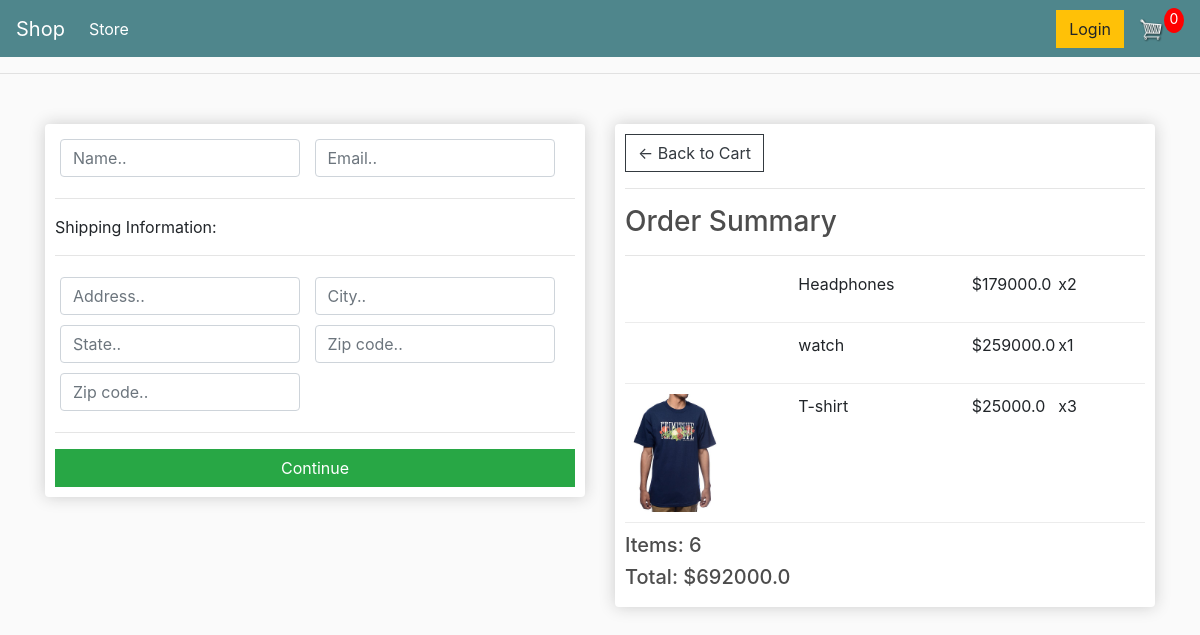
Screenshot of /checkout/ (signed in) with the database file from the repository.
### store/models.py (models this page shows, shortened)
class OrderItem(models.Model):
    product = models.ForeignKey(Product, on_delete=models.SET_NULL, blank=True, null=True)
    order = models.ForeignKey(Order, on_delete=models.SET_NULL, blank=True, null=True)
    quantity = models.IntegerField(default=0, null=True, blank=True)
    date_added = models.DateTimeField(auto_now_add=True)
    @property
    def get_total(self):
        doc = "total of each item by quantity"
        total = self.product.price * self.quantity
        return total

class Product(models.Model):
    name = models.CharField(max_length=200, null=True)
    price = models.FloatField()
    digital = models.BooleanField(default=False, null=True, blank=False)
    image = models.ImageField(null=True, blank=True)
    @property
    def imageURL(self):
        try:
            url = self.image.url
        except:
            url = ''
        return url

class Order(models.Model):
    customer = models.ForeignKey(Customer, on_delete=models.SET_NULL, blank=True, null=True)
    date_orderd = models.DateTimeField(auto_now_add=True)
    complete = models.BooleanField(default=True, null=True, blank=False)
    transaction_id = models.CharField(max_length=200, null=True)
    @property
    def get_cart_total(self):
        orderitems = self.orderitem_set.all()
        total_sale = sum([item.get_total for item in orderitems])
        return total_sale
    @property
    def get_cart_items(self):
        orderitems = self.orderitem_set.all()
        total_items = sum([item.quantity for item in orderitems])
        return total_items

### store/views.py (the view)
# urls.py: path('checkout/',views.checkout,name="checkout"),
def checkout(request):
    if request.user.is_authenticated:
        client = request.user.customer
        order, created = Order.objects.get_or_create(customer=client, complete=False)
        items = order.orderitem_set.all()
    else:
        order = {'get_cart_total':0,'get_cart_items':0}
        items = []
    context = {'items':items,'order':order}
    return render(request,"store/checkout.html",context)

### store/templates/store/checkout.html (shortened to what this page needs)
{% extends 'store/main.html'%}
{%load static%}
{%block content%}
<div class="row">
       <div class="col-lg-6">
           <div class="box-element" id="form-wrapper">
               <form id="form">
                   <div id="user-info">
                       <div class="form-field">
                           <input required class="form-control" type="text" name="name" placeholder="Name..">
                       </div>
                       <div class="form-field">
                           <input required class="form-control" type="email" name="email" placeholder="Email..">
                       </div>
                   </div>
                   <div id="shipping-info">
                       <hr>
                       <p>Shipping Information:</p>
                       <hr>
                       <div class="form-field">
                           <input class="form-control" type="text" name="address" placeholder="Address..">
                       </div>
                       <div class="form-field">
                           <input class="form-control" type="text" name="city" placeholder="City..">
                       </div>
                       <div class="form-field">
                           <input class="form-control" type="text" name="state" placeholder="State..">
                       </div>
                       <div class="form-field">
                           <input class="form-control" type="text" name="zipcode" placeholder="Zip code..">
                       </div>
                       <div class="form-field">
                           <input class="form-control" type="text" name="country" placeholder="Zip code..">
                       </div>
                   </div>
                   <hr>
                   <input id="form-button" class="btn btn-success btn-block" type="submit" value="Continue">
               </form>
           </div>
           <br>
       </div>
       <div class="col-lg-6">
           <div class="box-element">
               <a  class="btn btn-outline-dark" href="{% url 'cart' %}">&#x2190; Back to Cart</a>
               <hr>
               <h3>Order Summary</h3>
               <hr>
               {% for r in items %}
               <div class="cart-row">
                   <div style="flex:2"><img class="row-image" src="{{ r.product.imageURL}}"></div>
                   <div style="flex:2"><p>{{ r.product.name}}</p></div>
                   <div style="flex:1"><p>${{ r.product.price}}</p></div>
                   <div style="flex:1"><p>x{{ r.quantity}}</p></div>
               </div>
               {% endfor %}
               <h5>Items:  {{ order.get_cart_items}}</h5>
               <h5>Total:  ${{ order.get_cart_total}}</h5>
           </div>
       </div>
   </div>
{%endblock content%}

### static/css/main.css (style rules this page uses)
body { background-color: hsl(0, 0%, 98%); }
h1,h2,h3,h4,h5,h6 { color:hsl(0, 0%, 30%); }
.box-element { box-shadow:hsl(0, 0%, 80%) 0 0 16px; background-color: #fff; border-radius: 4px; padding: 10px; }
.col-lg-4, .col-lg-6, .col-lg-8, .col-lg-12 { margin-top: 10px; }
.btn { border-radius: 0; }
.row-image { width: 100px; }
.form-field { width:250px; display: inline-block; padding: 5px; }
.cart-row { display: flex; align-items: flex-stretch; padding-bottom: 10px; margin-bottom: 10px; border-bottom: 1px solid #ececec; }

### rows the page displays
OrderItem: product.name "Headphones", product.price "179000.0", quantity "2"
OrderItem: product.name "watch", product.price "259000.0", quantity "1"
OrderItem: product.imageURL (picture), product.name "T-shirt", product.price "25000.0", quantity "3"
Order: get_cart_items "6", get_cart_total "692000.0"
